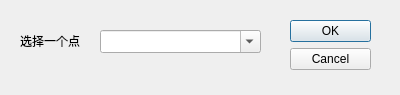
<?xml version="1.0" encoding="UTF-8"?>
<ui version="4.0">
 <class>Dialog</class>
 <widget class="QDialog" name="Dialog">
  <property name="geometry">
   <rect>
    <x>0</x>
    <y>0</y>
    <width>400</width>
    <height>95</height>
   </rect>
  </property>
  <property name="minimumSize">
   <size>
    <width>400</width>
    <height>95</height>
   </size>
  </property>
  <property name="maximumSize">
   <size>
    <width>400</width>
    <height>95</height>
   </size>
  </property>
  <property name="windowTitle">
   <string>Dialog</string>
  </property>
  <widget class="QDialogButtonBox" name="buttonBox">
   <property name="geometry">
    <rect>
     <x>290</x>
     <y>20</y>
     <width>81</width>
     <height>241</height>
    </rect>
   </property>
   <property name="orientation">
    <enum>Qt::Vertical</enum>
   </property>
   <property name="standardButtons">
    <set>QDialogButtonBox::Cancel|QDialogButtonBox::Ok</set>
   </property>
  </widget>
  <widget class="QComboBox" name="comboBox">
   <property name="geometry">
    <rect>
     <x>100</x>
     <y>30</y>
     <width>161</width>
     <height>23</height>
    </rect>
   </property>
   <property name="editable">
    <bool>true</bool>
   </property>
   <property name="duplicatesEnabled">
    <bool>false</bool>
   </property>
   <property name="frame">
    <bool>true</bool>
   </property>
  </widget>
  <widget class="QLabel" name="label">
   <property name="geometry">
    <rect>
     <x>20</x>
     <y>30</y>
     <width>81</width>
     <height>21</height>
    </rect>
   </property>
   <property name="text">
    <string>选择一个点</string>
   </property>
  </widget>
 </widget>
 <resources/>
 <connections>
  <connection>
   <sender>buttonBox</sender>
   <signal>accepted()</signal>
   <receiver>Dialog</receiver>
   <slot>accept()</slot>
   <hints>
    <hint type="sourcelabel">
     <x>248</x>
     <y>254</y>
    </hint>
    <hint type="destinationlabel">
     <x>157</x>
     <y>274</y>
    </hint>
   </hints>
  </connection>
  <connection>
   <sender>buttonBox</sender>
   <signal>rejected()</signal>
   <receiver>Dialog</receiver>
   <slot>reject()</slot>
   <hints>
    <hint type="sourcelabel">
     <x>316</x>
     <y>260</y>
    </hint>
    <hint type="destinationlabel">
     <x>286</x>
     <y>274</y>
    </hint>
   </hints>
  </connection>
 </connections>
</ui>
